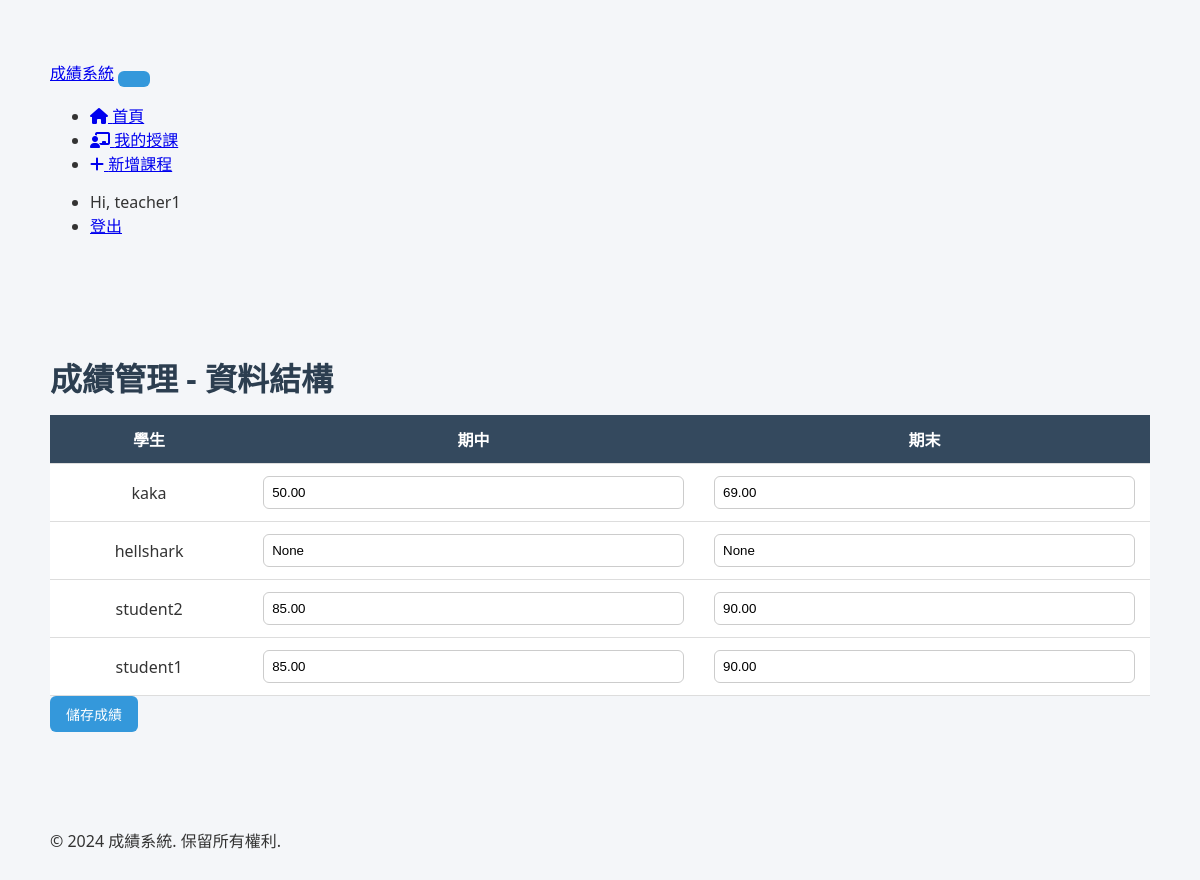
The app's page /courses/course/CS201/grade/ (signed in) with its own data.
### grade_system/courses/models.py (models this page shows, shortened)
class Course(models.Model):
    course_id = models.CharField(max_length=20, verbose_name='課號', unique=True)
    course_name = models.CharField(max_length=100, verbose_name='課名')
    teacher = models.ForeignKey(User, on_delete=models.CASCADE,
                               limit_choices_to={'profile__role': 'teacher'},
                               related_name='teaching_courses',
                               verbose_name='任課老師')
    credit = models.PositiveIntegerField(verbose_name='學分數', default=3)
    description = models.TextField(blank=True, verbose_name='課程描述')
    created_at = models.DateTimeField(auto_now_add=True, verbose_name='建立時間')
    updated_at = models.DateTimeField(auto_now=True, verbose_name='更新時間')
    class Meta:
        verbose_name = '課程'
        verbose_name_plural = '課程'
        ordering = ['course_id']

class StudentCourse(models.Model):
    student = models.ForeignKey(User, on_delete=models.CASCADE,
                               limit_choices_to={'profile__role': 'student'},
                               related_name='enrolled_courses',
                               verbose_name='學生')
    course = models.ForeignKey(Course, on_delete=models.CASCADE,
                              related_name='enrollments',
                              verbose_name='課程')
    midterm_score = models.DecimalField(
        max_digits=5,
        decimal_places=2,
        null=True,
        blank=True,
        verbose_name='期中考分數',
        validators=[MinValueValidator(0), MaxValueValidator(100)]
    )
    final_score = models.DecimalField(
        max_digits=5,
        decimal_places=2,
        null=True,
        blank=True,
        verbose_name='期末考分數',
        validators=[MinValueValidator(0), MaxValueValidator(100)]
    )
    enrolled_at = models.DateTimeField(auto_now_add=True, verbose_name='選課時間')
    class Meta:
        verbose_name = '學生修課'
        verbose_name_plural = '學生修課'
        unique_together = ['student', 'course']
        ordering = ['-enrolled_at']

### grade_system/courses/views.py (the view, shortened to what this page needs)
# urls.py: path('course/<str:course_id>/grade/', views.grade_management, name='grade_management'),
@teacher_required
def grade_management(request, course_id):
    course = get_object_or_404(Course, course_id=course_id, teacher=request.user)
    enrollments = StudentCourse.objects.filter(course=course).select_related('student')
    context = {
        'course': course,
        'enrollments': enrollments,
    }
    return render(request, 'courses/grade_management.html', context)

### grade_system/courses/context_processors.py (called while the page is built)
def user_role(request):
    try:
        if request.user.is_authenticated:
            return {'user_role': getattr(request.user.profile, 'role', None)}
    except Exception:
        pass
    return {'user_role': None}

### grade_system/templates/courses/grade_management.html (shortened to what this page needs)
{% extends 'base.html' %}
{% block content %}
<h1>成績管理 - {{ course.course_name }}</h1>
<form method="post">
    <table>
        <thead>
            <tr>
                <th>學生</th>
                <th>期中</th>
                <th>期末</th>
            </tr>
        </thead>
        <tbody>
            {% for e in enrollments %}
            <tr>
                <td>{{ e.student.username }}</td>
                <td><input type="text" name="midterm_{{ e.student.id }}" value="{{ e.midterm_score }}"></td>
                <td><input type="text" name="final_{{ e.student.id }}" value="{{ e.final_score }}"></td>
            </tr>
            {% endfor %}
        </tbody>
    </table>
    <button type="submit" class="btn">儲存成績</button>
</form>
{% endblock %}

### grade_system/templates/base.html (shortened to what this page needs)
{% load static %}
<!doctype html>
<html lang="zh-Hant">
  <head>
    <link rel="stylesheet" href="{% static 'css/style.css' %}">
    <link rel="stylesheet" href="https://cdnjs.cloudflare.com/ajax/libs/font-awesome/6.4.0/css/all.min.css">
  </head>
<body>
    <nav class="navbar">
      <div class="container">
        <a class="navbar-brand" href="{% url 'home' %}">成績系統</a>
        <button class="navbar-toggler" type="button" data-bs-toggle="collapse" data-bs-target="#navbarNav" aria-controls="navbarNav" aria-expanded="false" aria-label="Toggle navigation">
        </button>
        <div class="collapse navbar-collapse" id="navbarNav">
          <ul class="navbar-nav me-auto">
            <li class="nav-item"><a class="nav-link" href="{% url 'home' %}"><i class="fas fa-home"></i> 首頁</a></li>
            {% if user.is_authenticated %}
              {% if user_role == 'student' %}
                <li class="nav-item"><a class="nav-link" href="{% url 'course_list' %}"><i class="fas fa-book"></i> 我的課程</a></li>
                <li class="nav-item"><a class="nav-link" href="{% url 'manage_enrollment' %}"><i class="fas fa-plus-circle"></i> 加選/退選</a></li>
              {% elif user_role == 'teacher' %}
                <li class="nav-item"><a class="nav-link" href="{% url 'teacher_courses' %}"><i class="fas fa-chalkboard-teacher"></i> 我的授課</a></li>
                <li class="nav-item"><a class="nav-link" href="{% url 'add_course' %}"><i class="fas fa-plus"></i> 新增課程</a></li>
              {% elif user_role == 'admin' %}
                <li class="nav-item"><a class="nav-link" href="/admin/"><i class="fas fa-cog"></i> 管理後台</a></li>
              {% endif %}
            {% endif %}
          </ul>
          <ul class="navbar-nav">
            {% if user.is_authenticated %}
              <li class="nav-item"><span class="nav-link">Hi, {{ user.username }}</span></li>
              <li class="nav-item"><a class="nav-link" href="{% url 'logout' %}">登出</a></li>
            {% else %}
              <li class="nav-item"><a class="nav-link" href="{% url 'login' %}"><i class="fas fa-sign-in-alt"></i> 登入</a></li>
              <li class="nav-item"><a class="nav-link" href="{% url 'register' %}"><i class="fas fa-user-plus"></i> 註冊</a></li>
            {% endif %}
          </ul>
        </div>
      </div>
    </nav>
    <div class="container">
      {% block content %}{% endblock %}
    </div>
    <footer class="footer">
        <div class="container">
            <p>&copy; 2024 成績系統. 保留所有權利.</p>
        </div>
    </footer>
</body>
</html>

### static/css/style.css (style rules this page uses)
body { font-family: "Segoe UI", "Noto Sans TC", sans-serif; background-color: #f4f6f9; margin: 0; padding: 0; color: #333; }
.container { max-width: 1100px; margin: 40px auto; padding: 20px; }
h1, h2, h3 { color: #2c3e50; margin-bottom: 15px; }
table { width: 100%; border-collapse: collapse; background-color: #fff; }
table thead { background-color: #34495e; color: #fff; }
table th, table td { padding: 12px 15px; text-align: center; border-bottom: 1px solid #ddd; }
button, input[type="submit"] { background-color: #3498db; border: none; color: #fff; padding: 8px 16px; border-radius: 6px; cursor: pointer; font-size: 14px; transition: background-color 0.2s ease; }
input[type="text"], input[type="number"], select { padding: 8px; border-radius: 6px; border: 1px solid #ccc; width: 100%; box-sizing: border-box; }

### records on screen
Course: course_name "資料結構"
StudentCourse: student.username "kaka", midterm_score "50.00", final_score "69.00"
StudentCourse: student.username "hellshark", midterm_score "None", final_score "None"
StudentCourse: student.username "student2", midterm_score "85.00", final_score "90.00"
StudentCourse: student.username "student1", midterm_score "85.00", final_score "90.00"

### other values on screen
{{ user.username }} "teacher1"
